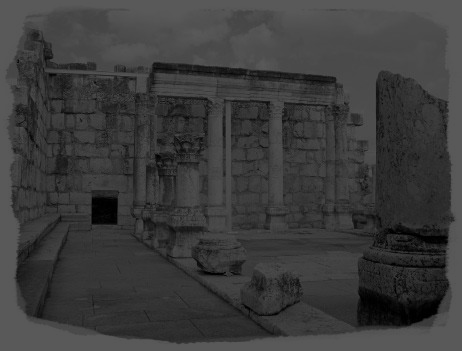
%> input picture LAB05/input_gs_lc.png, 462 x 351 px
$ octave LAB5.m   (GNU Octave 9; MATLAB toolbox functions it lacks are replaced by stand-ins)
%> lines starting %> are read from the running program, lines starting %| are printed output that depends on the picture
%Histogram stretching and Equalization

i=imread('input_gs_lc.png');
%> i is the input picture: size 351x462 uint8; min 0, max 89, mean 59.4
%Original
figure,
subplot(2,3,1);
imshow(i);
subplot(2,3,4);
imhist(i);
ylim([0 4000])
xlim([0 255])

%Histogram stretching
hs=imadjust(i);
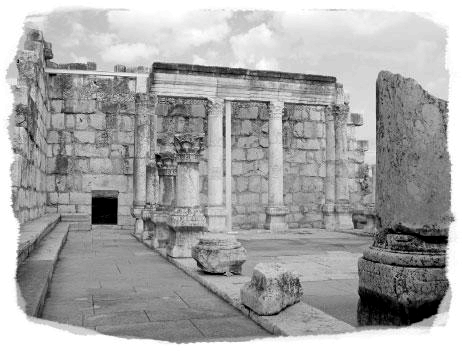
%> hs: size 351x462 uint8; min 0, max 255, mean 165.2
subplot(2,3,2);
imshow(hs);
subplot(2,3,5);
imhist(hs);
ylim([0 4000])
xlim([0 255])

%Histogram equalization
heq=histeq(i);
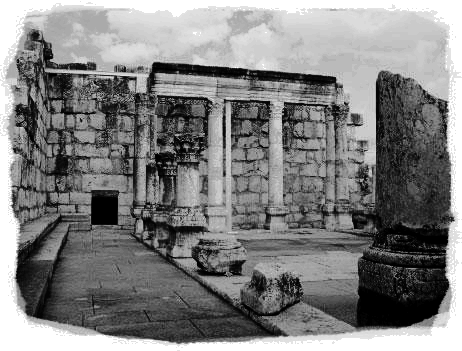
%> heq: size 351x462 uint8; min 0, max 255, mean 128.8
subplot(2,3,3);
imshow(heq);
subplot(2,3,6);
imhist(heq);
ylim([0 4000])
xlim([0 255])
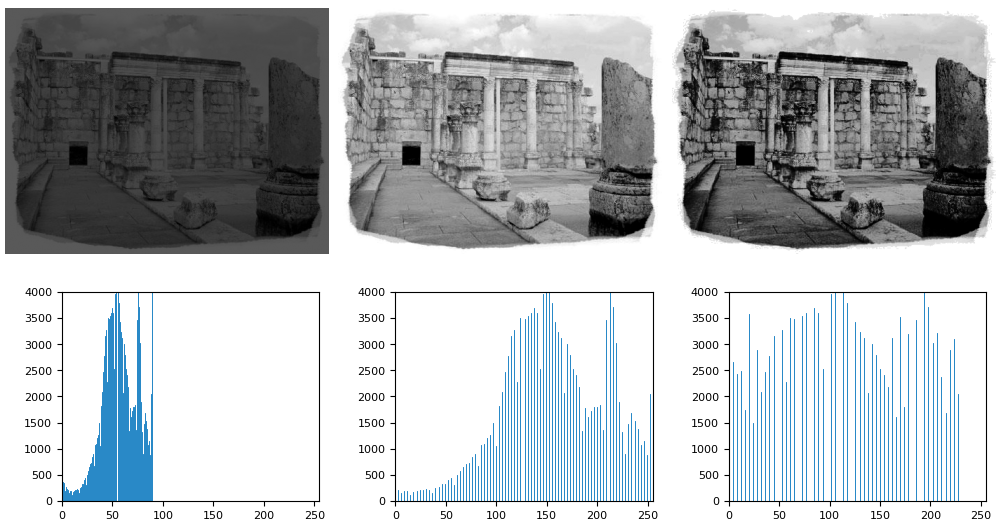
%> figure redrawn from the program's plot data, 6 panels


%Rest of the code is just to get the outputs in .png for printout
imwrite(i,'i.png');
hfig = figure ; bar(imhist(i));
xlim([0 255]);
ylim([0 4000]);
title('Original Histogram')
xlabel('Intensity Values');
ylabel('Number of Pixels');
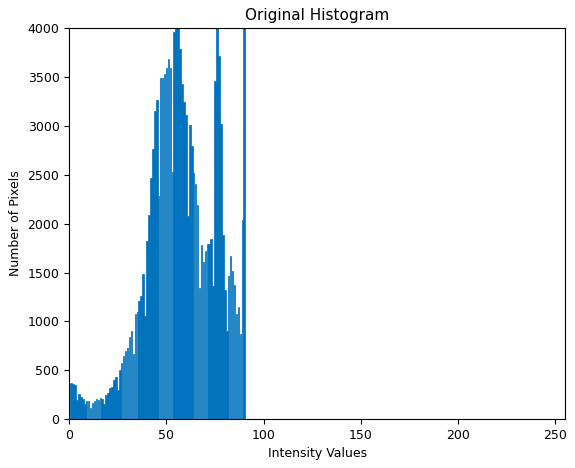
%> figure redrawn from the program's plot data; tallest bar 17189 high, from x = 89.6 to 90.4
saveas(hfig ,'oimghist.png');

imwrite(hs,'hs.png');
hfig = figure ; bar(imhist(hs));
xlim([0 255]);
ylim([0 4000]);
title('Stretched Histogram')
xlabel('Intensity Values');
ylabel('Number of Pixels');
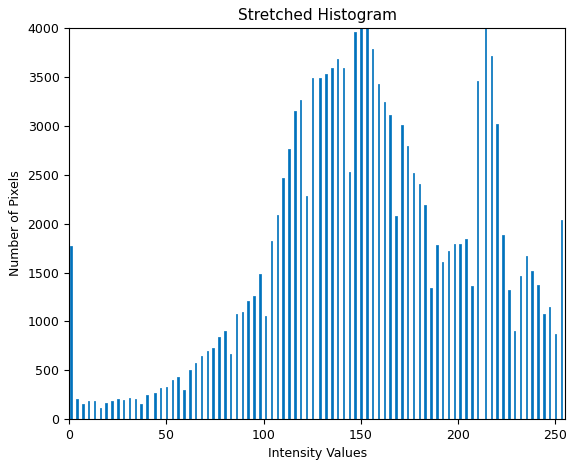
%> figure redrawn from the program's plot data; tallest bar 17189 high, from x = 255.6 to 256.4
saveas(hfig ,'hshist.png');

imwrite(heq,'heq.png');
hfig = figure ; bar(imhist(heq));
xlim([0 255]);
ylim([0 4000]);
title('Equalized Histogram')
xlabel('Intensity Values');
ylabel('Number of Pixels');
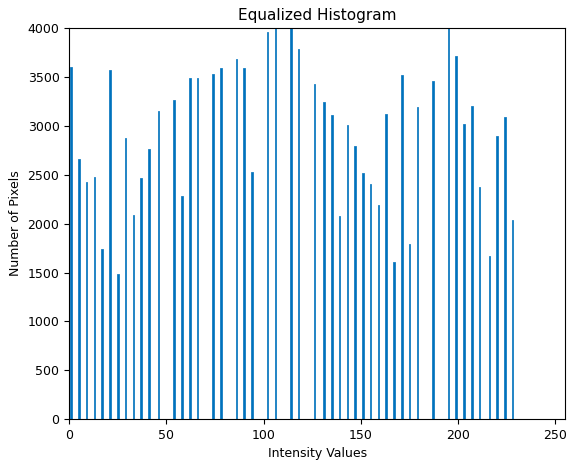
%> figure redrawn from the program's plot data; tallest bar 17189 high, from x = 255.6 to 256.4
saveas(hfig ,'heqhist.png');
